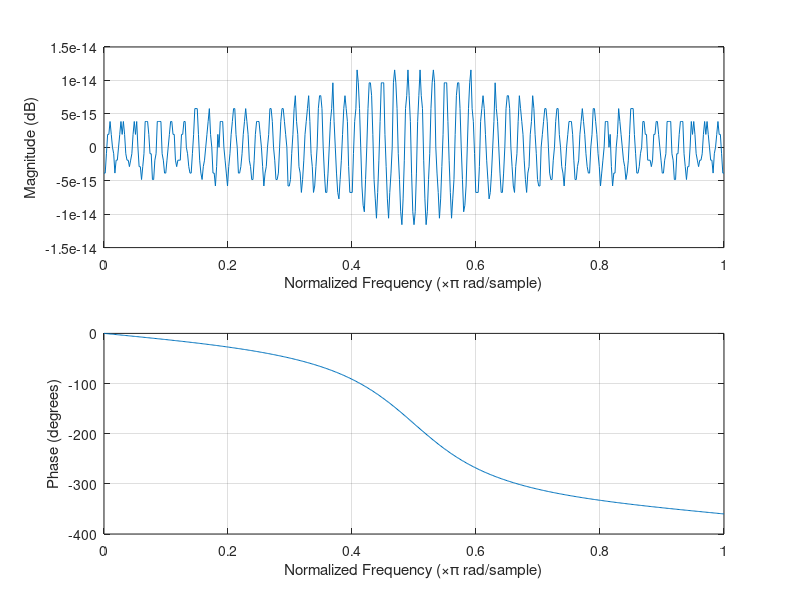

Write MATLAB code to recreate this figure.
% ALLPASSFILTER
% This script demonstrates an implementation of an
% all-pass filter using a delay buffer (Direct Form II)

clear;clc;
in = [1; zeros(100,1)];

buffer = zeros(5,1); % Longer buffer than delay length

% Number of samples of delay 
delay = 2; % Does not need to be the same length as buffer

g = 0.5;

N = length(in);
out = zeros(N,1);
% Series Delay
for n = 1:N
    
    % Series All-pass Filters
    out(n,1) = g*in(n,1) + buffer(delay,1);
    buffer = [in(n,1) + -g*out(n,1) ; buffer(1:end-1,1)];
    
end

freqz(out);